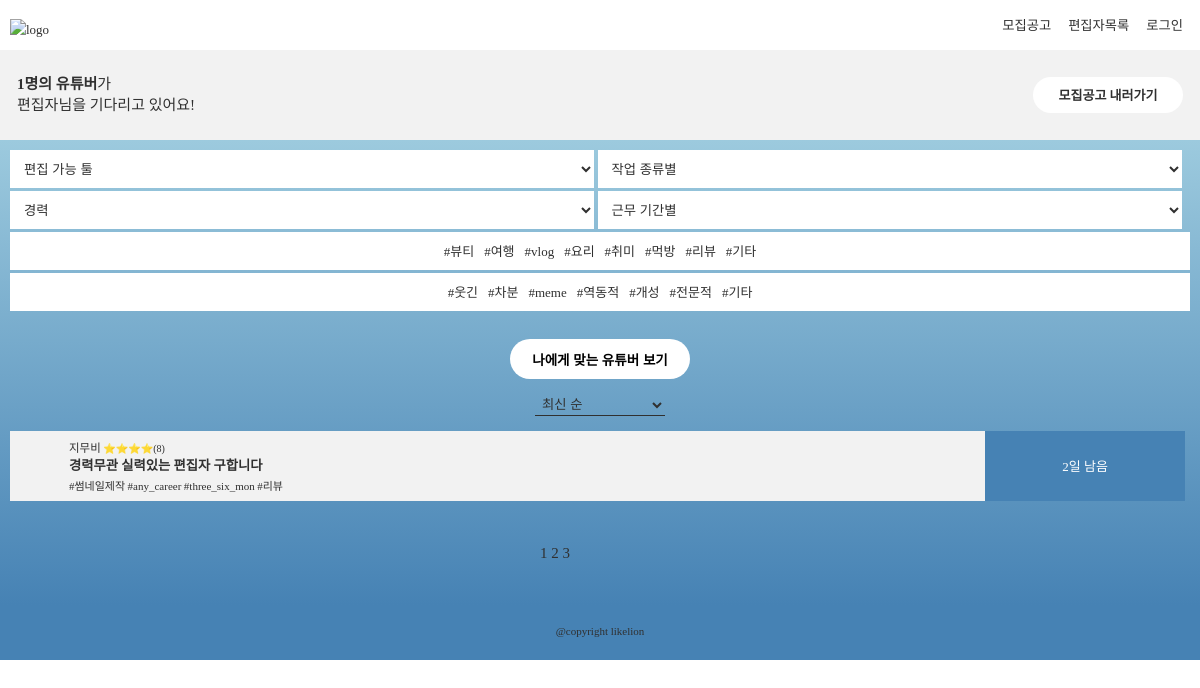
/list_youtuber/, run on the app's committed database.
### app/models.py (models this page shows, shortened)
class Post_youtuber(models.Model):
    title = models.CharField(max_length=200)
    content = models.TextField()
    datetime = models.TextField(null=True)
    author = models.ForeignKey(User, on_delete=models.CASCADE, related_name='youtuber')
    img = models.TextField(null=True)
    tool = models.TextField(null=True)
    name = models.TextField(null=True)
    work = models.TextField(null=True)
    career = models.TextField(null=True)
    period = models.TextField(null=True)
    style = models.TextField(null=True)
    genre = models.TextField(null=True)
    rating = models.TextField(null=True)
    vid_url = models.TextField(null=True)
    price = models.TextField(null=True)
    inquiry = models.TextField(null=True)
    etc_require = models.TextField(null=True)

### app/views.py (the view)
# urls.py: path('list_youtuber/', views.list_youtuber, name="list_youtuber"),
def list_youtuber(request):
    post_youtuber = Post_youtuber.objects.all()
    return render(request, 'list_youtuber.html', {'post_youtuber' : post_youtuber})

### app/templates/list_youtuber.html (shortened to what this page needs)
{% load static %}
<!DOCTYPE html>
<html lang="en">
<head>
    <link rel="stylesheet" type="text/css" href="{% static 'list_youtuber.css' %}">
  </head>
  <body>
    <header>
      <a href="{% url 'home' %}"><img class="logo_img"src="http://bitly.kr/YqkZ3WM87i" alt="logo"></a>
     <nav>
        <a href="{% url 'list_youtuber' %}" class="nav-item">모집공고</a>
        <a href="{% url 'list_editor' %}" class="nav-item">편집자목록</a>
          {% if user.is_authenticated %}
         <a href="{% url 'mypage_youtuber' %}" class="nav-item">마이페이지</a>
         {% else %}
           <a href="{% url 'login' %}" class="nav-item">로그인</a>
        {% endif %}
      </nav>
    </header>
    <main>
<div class="list_top">
    <p class="list_top_title"><strong>{{ post_youtuber|length }}명의 유튜버</strong>가<br>편집자님을 기다리고 있어요!</p>
    <a href="{% url 'new_youtuber' %}"><div class="new_button">모집공고 내러가기</div></a>
</div>
<div class="filter_box">
    <div class="filter_wrapper">
      <select class="filter_item" name="tool">
        <option value='all' selected>편집 가능 툴</option>
       </select>
       <select class="filter_item" name="work">
        <option value='all' selected>작업 종류별</option>
      </select>
    </div>
    <div class="filter_wrapper">
     <select class="filter_item" name="career">
        <option value='all' selected>경력</option>
    </select>
     <select class="filter_item" name="period">
        <option value='all' selected>근무 기간별</option>
    </select>
    </div>
  <div class="filter_item last_filter" name="genre">
       <label for="뷰티" class="last_filter_item">#뷰티</label>
       <label for="여행" class="last_filter_item">#여행</label>
       <label for="vlog" class="last_filter_item">#vlog</label>
       <label for="요리" class="last_filter_item">#요리</label>
       <label for="취미" class="last_filter_item">#취미</label>
       <label for="먹방" class="last_filter_item">#먹방</label>
       <label for="리뷰" class="last_filter_item">#리뷰</label>
       <label for="기타(장르)" class="last_filter_item">#기타</label>
    </div>
   <div class="filter_item last_filter" name="style">
                 <label for="웃긴" class="last_filter_item">#웃긴</label>
                 <label for="차분" class="last_filter_item">#차분</label>
                 <label for="meme" class="last_filter_item">#meme</label>
                 <label for="역동적" class="last_filter_item">#역동적</label>
                 <label for="개성" class="last_filter_item">#개성</label>
                 <label for="전문적" class="last_filter_item">#전문적</label>
                 <label for="기타(스타일)" class="last_filter_item">#기타</label>
    </div>
</div>
<div class="button_sort_box">
   <button class="submit_button">나에게 맞는 유튜버 보기</button>
   <select class="sort_bar" name="sort">
       <option value='newest' selected>최신 순</option>
    </select>
</div>
<div class="post_box">
  {% for post in post_youtuber %}
   <a href="{% url 'detail_youtuber' post.pk %}" class="post_item">
     <div class="post_item_left">
       <div class="post_author_img" style="background-image:url('{{ post.img }}'); background-size : cover; background-position : center;"></div>
       <div class="post_content_wrapper">
         <span class="post_author">{{ post.name }}</span>
         <span class="post_rate">⭐⭐⭐⭐(8)</span>
         <p class="post_title">{{ post.title }}</p>
         <div class="post_tag_wrapper">
           <span class="post_tag">#{{ post.work }}</span>
           <span class="post_tag">#{{ post.career }}</span>
           <span class="post_tag">#{{ post.period }}</span>
           <span class="post_tag">#{{ post.genre }}</span>
         </div>
      </div>
     </div>
     <div class="post_item_right">
       <p class="d-day">2일 남음</p>
     </div>
   </a>
   {% endfor %}
</div>
<div class="page_num">1 2 3</div>
    </main>
    <footer>
      <p>@copyright likelion</p>
    </footer>
  </body>
</html>

### app/static/list_youtuber.css (style rules this page uses)
html { font-size: 62.5%; color: #303030; line-height: 210%; font-family: 'Noto Sans KR'; }
a { text-decoration: none; color: #303030; }
body { margin: 0; }
header { background-color: white; height: 50px; display: flex; justify-content: space-between; align-items: center; padding: 0px 0px 0px 10px; font-size: 1.3rem; }
nav { white-space: nowrap; display: flex; justify-content: space-between; font-size: 1.33rem; }
nav>a { margin-right: 17px; }
.logo_img { width: 105px; position: relative; top: 4px; }
main { background: linear-gradient( to top, steelblue, lightblue); padding-bottom: 40px; }
.list_top { background-color: #f2f2f2; height: 90px; display: flex; align-items: center; padding: 0px 17px; font-size: 1.5rem; justify-content: space-between; }
.new_button { background-color: white; display: flex; width: 150px; height: 36px; border-radius: 20px; justify-content: center; align-items: center; font-size: 1.3rem; font-weight: 600; }
.filter_box { padding: 10px 10px; }
.filter_wrapper { width: 100%; white-space: nowrap; margin-left: auto; margin-right: auto; }
.filter_item { width: 49.5%; border: none; height: 38px; margin-bottom: 3px; color: #303030; padding-left: 10px; margin-right: 1px; background-color: white; }
.last_filter { padding: 0; width: 100%; background-color: white; display: flex; align-items: center; box-sizing: border-box; justify-content: center; }
.last_filter_item { margin: 5px; cursor: pointer; display: flex; font-size: 1.3rem; align-items: center; white-space: nowrap; }
.button_sort_box { display: flex; flex-direction: column; align-items: center; }
.submit_button { display: block; border: none; background-color: white; display: flex; width: 180px; height: 40px; border-radius: 20px; justify-content: center; align-items: center; font-size: 1.35rem; font-weight: 600; margin: 15px 0px; cursor: pointer; }
.sort_bar { border: none; width: 130px; height: 22px; color: #303030; padding-left: 3px; border-bottom: 1px #303030 solid; background-color: transparent; }
.post_box { display: flex; flex-direction: column; justify-content: space-between; flex-wrap: wrap; padding: 15px; padding-left: 10px; box-sizing: border-box; }
.post_item { height: 70px; display: flex; margin-bottom: 12px; cursor: pointer; }
.post_item_left { width: 83%; background-color: #f2f2f2; line-height: 35%; box-sizing: border-box; display: flex; align-items: center; padding-left: 5px; }
.post_author_img { background-image: url('http://bitly.kr/EPAdwk484sb'); background-size: cover; background-position: center; width: 40px; height: 40px; display: inline-block; margin: 7px; border-radius: 50%; }
.post_author { font-size: 1.15rem; }
.post_title { font-weight: 600; font-size: 1.33rem; }
.post_tag { position: relative; top: 4px; font-size: 1.1rem; }
.post_item_right { width: 17%; background-color: steelblue; display: flex; justify-content: center; align-items: center; font-size: 1.3rem; font-weight: 500; color: white; }
.page_num { display: inline-block; margin-top: 15px; margin-left: 45%; font-size: 1.5rem; }
footer { background-color: steelblue; height: 50px; text-align: center; padding-top: 5px; font-size: 1.1rem; }

### data on the page
Post_youtuber: name "지무비", title "경력무관 실력있는 편집자 구합니다", work "썸네일제작", career "any_career", period "three_six_mon", genre "리뷰"

### other printed values
{{ post_youtuber|length }} "1"
